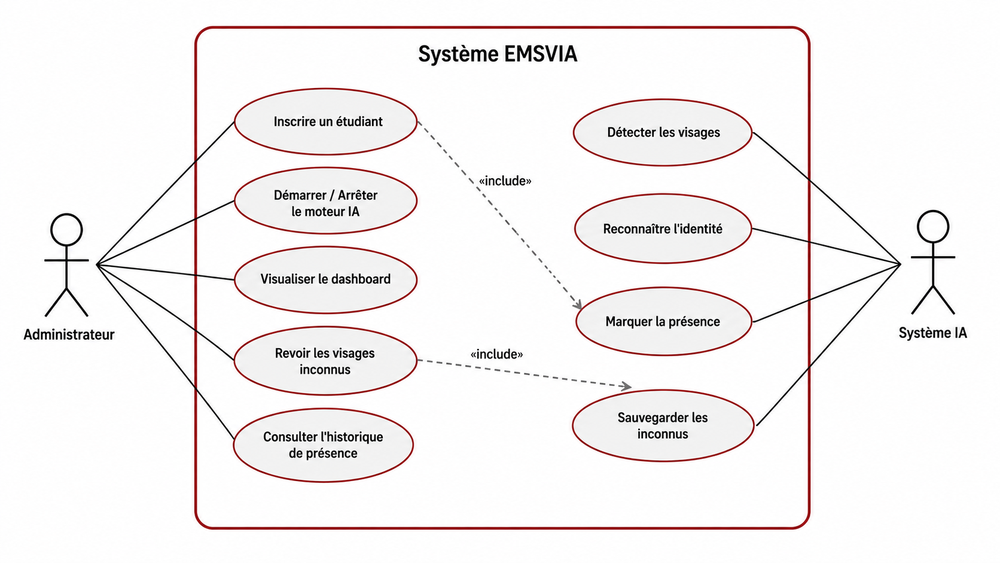
#> input picture usecase.png, 1000 x 563 px, shrunk from 1672 x 941 before the run
$ python -i clahe.py   (imports and definitions only)
#> lines starting #> are read from the running program, lines starting #| are printed output that depends on the picture
#> further down, picture is the input picture: shape (563, 1000, 3); mean B, G, R 242.2, 242.2, 245.2
import cv2
import numpy as np

def apply_clahe(image, clip_limit=2.0, tile_grid_size=(8, 8)):
    """
    Apply Contrast Limited Adaptive Histogram Equalization (CLAHE) to an image.

    This technique boosts local contrast and helps recover faces from shadows.
    We convert to LAB color space and apply CLAHE only to the Luminance (L) channel
    to avoid color distortion.

    Args:
        image: BGR image (OpenCV format)
        clip_limit: Threshold for contrast limiting
        tile_grid_size: Size of grid for histogram equalization

    Returns:
        Enhanced BGR image
    """
#> called with clip_limit = 2, tile_grid_size = (8, 8)
    if image is None:
        return None

    # Convert BGR to LAB color space
    lab = cv2.cvtColor(image, cv2.COLOR_BGR2LAB)
#> lab: shape (563, 1000, 3); mean of channels 0, 1, 2 244, 129.1, 128.7
    l, a, b = cv2.split(lab)
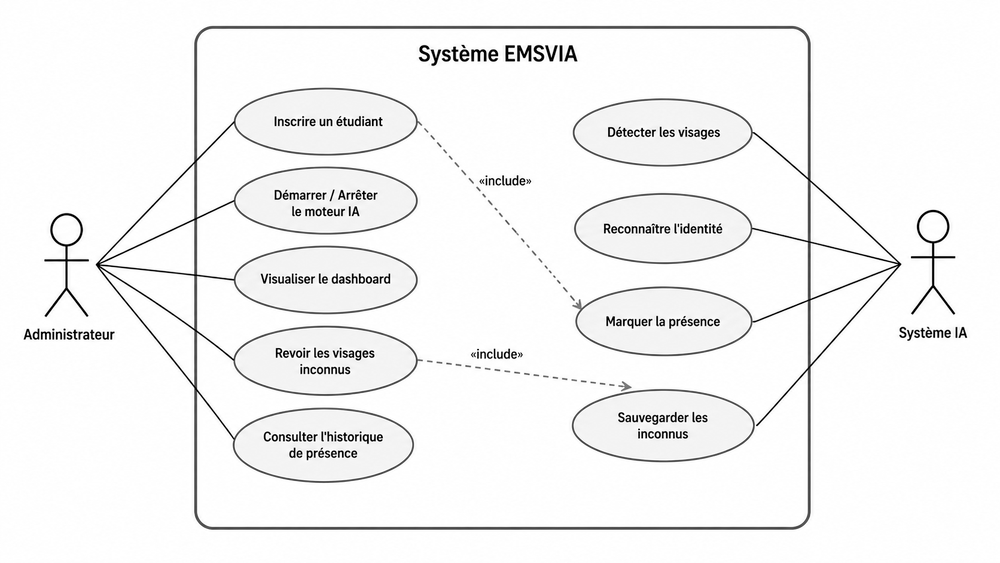
#> l: shape (563, 1000); min 0, max 255, mean 244
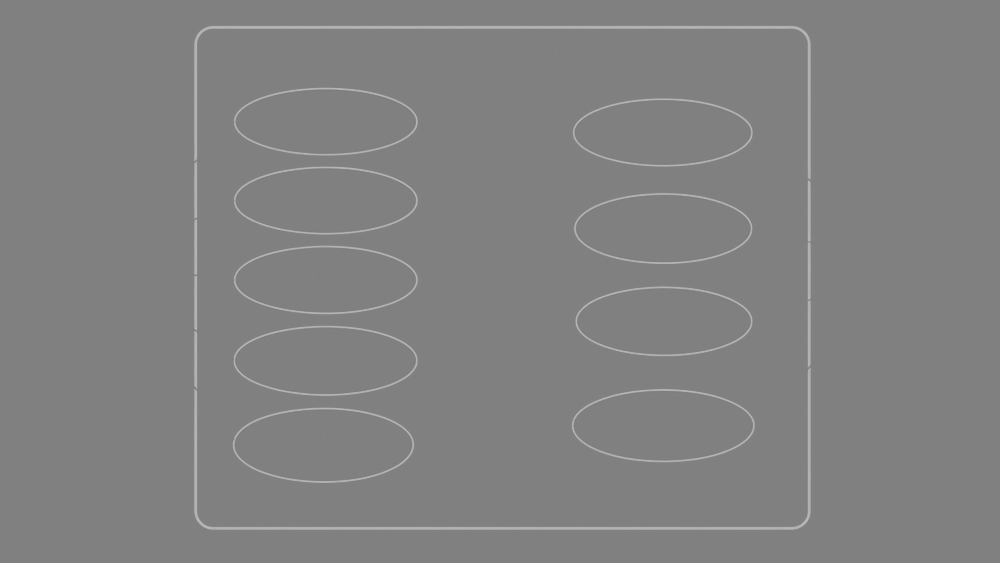
#> a: shape (563, 1000); min 123, max 184, mean 129.1

    # Create CLAHE object
    clahe = cv2.createCLAHE(clipLimit=clip_limit, tileGridSize=tile_grid_size)

    # Apply CLAHE to the L channel
    l_enhanced = clahe.apply(l)

    # Merge channels back
    lab_enhanced = cv2.merge((l_enhanced, a, b))
#> lab_enhanced: shape (563, 1000, 3); mean of channels 0, 1, 2 240, 129.1, 128.7

    # Convert back to BGR
    result = cv2.cvtColor(lab_enhanced, cv2.COLOR_LAB2BGR)

    return result

>>> import cv2
>>> picture = cv2.imread('../usecase.png')
>>> result = apply_clahe(picture)
